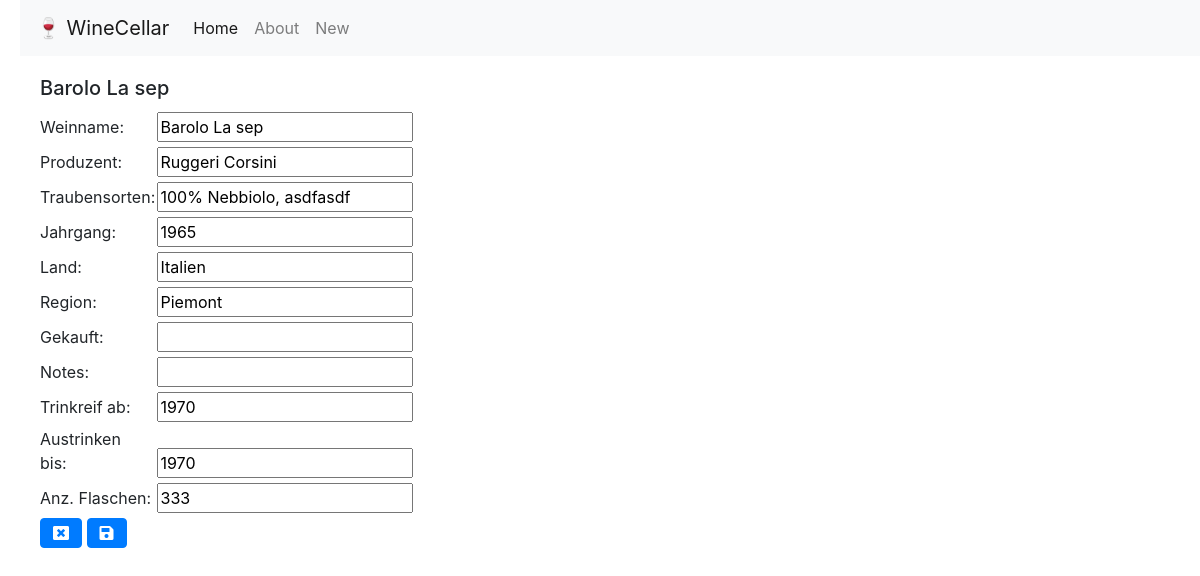
Page /edit/2 on the committed database.
### wine/models.py (models this page shows)
class Wine(models.Model):
    winename = models.CharField(max_length=200, blank=True,)
    producer = models.CharField(max_length=200, blank=True,)
    grapes = models.CharField(max_length=200, blank=True,)
    year = models.CharField(max_length=200, blank=True,)
    country = models.CharField(max_length=200, blank=True,)
    region = models.CharField(max_length=200, blank=True,)
    purchase = models.CharField(max_length=200, blank=True,)
    notes = models.CharField(max_length=400, blank=True,)
    drinkfrom = models.CharField(max_length=200, blank=True,)
    drinkto = models.CharField(max_length=200, blank=True,)
    nmbrbottles = models.IntegerField(default=0)
    entrydate = models.DateTimeField('date published', null=True,)
    editdate = models.DateTimeField(null=True,)

### wine/views.py (the view)
# urls.py: path('edit/<int:pk>', views.EditView.as_view(), name='wine_edit'),
class EditView(UpdateView):
    model = Wine
    template_name = 'wine/wine_form.html'
    fields = ['winename', 'producer', 'grapes', 'year', 'country',
              'region', 'purchase', 'notes', 'drinkfrom', 'drinkto', 'nmbrbottles']
    success_url = reverse_lazy('wine:wine_list')

### wine/templates/wine/wine_form.html
{% extends "./base.html" %}
{% block content %}
<div class="card-body">
        <h5 class="card-title">{{ wine.winename }}</h5>
<form method="post">{% csrf_token %}
    <label for="winename">Weinname:</label>
    <input id="winename" type="text" name="winename" value="{{ wine.winename }}"><br>
    <label for="producer">Produzent:</label>
    <input id="producer" type="text" name="producer" value="{{ wine.producer }}"><br>
    <label for="grapes">Traubensorten: </label>
    <input id="grapes" type="text" name="grapes" value="{{ wine.grapes }}"><br>
    <label for="year">Jahrgang: </label>
    <input id="year" type="number" name="year" value="{{ wine.year }}"><br>
    <label for="country">Land: </label>
    <input id="country" type="text" name="country" value="{{ wine.country }}"><br>
    <label for="region">Region: </label>
    <input id="region" type="text" name="region" value="{{ wine.region }}"><br>
    <label for="purchase">Gekauft: </label>
    <input id="purchase" type="text" name="purchase" value="{{ wine.purchase }}"><br>
    <label for="notes">Notes: </label>
    <input id="notes" type="text" name="notes" value="{{ wine.notes }}"><br>
    <label for="drinkfrom">Trinkreif ab: </label>
    <input id="drinkfrom" type="text" name="drinkfrom" value="{{ wine.drinkfrom }}"><br>
    <label for="drinkto">Austrinken bis: </label>
    <input id="drinkto" type="text" name="drinkto" value="{{ wine.drinkto }}"><br>
    <label for="nmbrbottles">Anz. Flaschen:</label>
    <input id="nmbrbottles" type="number" name="nmbrbottles" value="{{ wine.nmbrbottles }}"><br>
    <a href="/wine/{{ wine.id }}" class="btn btn-primary"><i class="fas fa-window-close"></i></a>
    <button type="submit" class="btn btn-primary"><i class="fas fa-save"></i></button>
</form>
</div>
{% endblock %}

### wine/static/wine/style.css (style rules this page uses)
body,html { background-color: ; margin-left: 10px; }
a { color: black; font-color: black; text-decoration: none; }
a, a:link, visited { font-color: black; text-decoration: none; }
label { display: inline-block; width: 7em; }

### rows in the picture
Wine: winename "Barolo La sep", producer "Ruggeri Corsini", grapes "100% Nebbiolo, asdfasdf", year "1965", country "Italien", region "Piemont", drinkfrom "1970", drinkto "1970", nmbrbottles "333"
